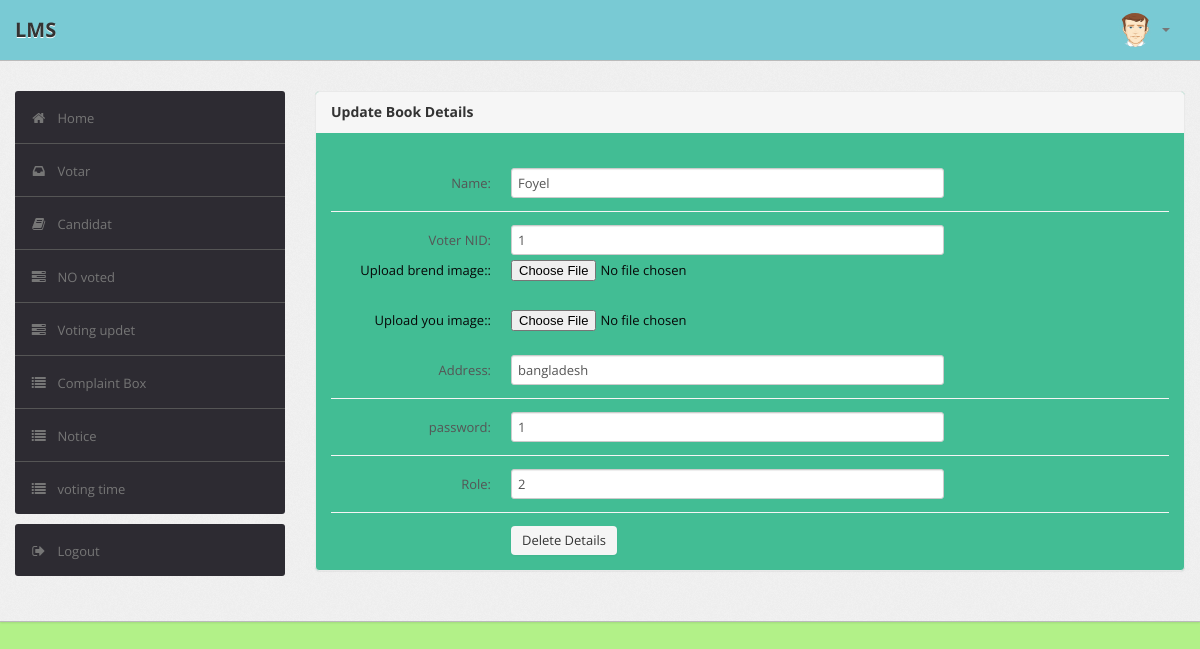
The app's page /admin/edit_voterdetails.php?id=1 with its own data.
### tables this page shows
CREATE TABLE `user` (
  `id` int(11) NOT NULL,
  `name` text NOT NULL,
  `mobile` bigint(10) NOT NULL,
  `password` int(11) NOT NULL,
  `address` varchar(255) NOT NULL,
  `photo` varchar(255) NOT NULL,
  `photo2` varchar(255) NOT NULL,
  `status` int(11) NOT NULL,
  `votes` int(11) NOT NULL,
  `role` int(11) NOT NULL
);

### admin/edit_voterdetails.php (the view, shortened to what this page needs)
<?php
$connect = mysqli_connect("localhost", "root", "", "online-vs");
?>
<!DOCTYPE html>
<html lang="en">
    <head>
        <link type="text/css" href="bootstrap/css/bootstrap.min.css" rel="stylesheet">
        <link type="text/css" href="bootstrap/css/bootstrap-responsive.min.css" rel="stylesheet">
        <link type="text/css" href="css/theme.css" rel="stylesheet">
        <link type="text/css" href="images/icons/css/font-awesome.css" rel="stylesheet">
    </head>
    <body>
        <div class="navbar navbar-fixed-top">
            <div class="navbar-inner">
                <div class="container">
                        <a class="brand" href="index.php">LMS </a>
                    <div class="nav-collapse collapse navbar-inverse-collapse">
                        <ul class="nav pull-right">
                            <li class="nav-user dropdown"><a href="#" class="dropdown-toggle" data-toggle="dropdown">
                                <img src="images/user.png" class="nav-avatar" />
                                <b class="caret"></b></a>
                            </li>
                        </ul>
                    </div>
                </div>
            </div>
        </div>
        <div class="wrapper">
            <div class="container">
                <div class="row">
                    <div class="span3">
                        <div class="sidebar">
                        <ul class="widget widget-menu unstyled">
                                <li class="active"><a href="index.php"><i class="menu-icon icon-home"></i>Home
                                </a></li>
                                 <li><a href="votar.php"><i class="menu-icon icon-inbox"></i>Votar</a>
                                </li>
                                <li><a href="candidat.php"><i class="menu-icon icon-book"></i>Candidat </a></li>
                                <li><a href="novot.php"><i class="menu-icon icon-tasks"></i>NO voted </a></li>
                                <li><a href="candited.php"><i class="menu-icon icon-tasks"></i>Voting updet </a></li>
                                <li><a href="combox.php"><i class="menu-icon icon-list"></i>Complaint Box </a></li>
                                <li><a href="notice.php"><i class="menu-icon icon-list"></i>Notice </a></li>
                                <li><a href="timedate.php"><i class="menu-icon icon-list"></i>voting time </a></li>
                            </ul>
                            <ul class="widget widget-menu unstyled">
                                <li><a href="logout.php"><i class="menu-icon icon-signout"></i>Logout </a></li>
                            </ul>
                        </div>
                    </div>
                    <div class="span9">
                        <div class="module">
                            <div class="module-head">
                                <h3>Update Book Details</h3>
                            </div>
                            <div class="module-body">
                                <?php
                                    $vnid = $_GET['id'];
                                    $sql = "select * from user where mobile='$vnid'";
                                    $result=$connect->query($sql);
                                    $row=$result->fetch_assoc();
                                    $name=$row['name'];
                                    $vnid=$row['mobile'];
                                    $year=$row['address'];
                                    $photo=$row['photo'];
                                    $photo2=$row['photo2'];
                                    $role=$row['role'];
                                    $pass=$row['password'];
                                ?>
                                    <br >
                                    <form class="form-horizontal row-fluid" action="edit_voterdetails.php?id=<?php echo $vnid ?>" method="post">
                                        <div class="control-group">
                                            <b>
                                            <label class="control-label" for="Title"> Name:</label></b>
                                            <div class="controls">
                                                <input type="text" id="Title" name="Title" value= "<?php echo $name?>" class="span8" required>
                                            </div>
                                        </div>
                                        <div class="control-group">
                                            <b>
                                            <label class="control-label" for="Publisher">Voter NID:</label></b>
                                            <div class="controls">
                                                <input type="text" id="Publisher" name="Publisher" value= "<?php echo $vnid?>" class="span8" required>
                                            </div>
                                        </div>
                                        <label class="control-label" for="Publisher">Upload brend image::</label></b>
                                            <div class="controls">
                                            <input type="file" id="profile" name="image"value= "<?php echo $photo?>">
                                        </div><br>
                                        <label class="control-label" for="Publisher">Upload you image::</label></b>
                                            <div class="controls">
                                          <input type="file" id="profile" name="image2" value= "<?php echo $photo2?>"  >
                                        </div><br>
                                        <div class="control-group">
                                            <b>
                                            <label class="control-label" for="Year">Address:</label></b>
                                            <div class="controls">
                                                <input type="text" id="Year" name="Year" value= "<?php echo $year?>" class="span8" >
                                            </div>
                                        </div>
                                        <div class="control-group">
                                            <b>
                                            <label class="control-label" for="Availability">password:</label></b>
                                            <div class="controls">
                                                <input type="text" id="Availability" name="Availability" value= "<?php echo $pass?>" class="span8" >
                                            </div>
                                        </div>
                                        <div class="control-group">
                                            <b>
                                            <label class="control-label" for="Availability">Role:</label></b>
                                            <div class="controls">
                                                <input type="text" id="Availability" name="Availability" value= "<?php echo $role?>" class="span8" >
                                            </div>
                                        </div>
                                        <div class="control-group">
                                            <div class="controls">
                                                <button type="submit" name="submit"class="btn">Delete Details</button>
                                            </div>
                                        </div>
                                    </form>
                                    </div>
                                    </div>
                    </div>
                </div>
            </div>
        </div>
</body>
</html>

### admin/css/theme.css (style rules this page uses)
body { font-size: 13px; font-family: 'Open Sans', Arial, sans-serif; background: rgb(178, 241, 136); color: rgb(7, 7, 7) }
h1, h2, h3, h4, h5, h6 { color: #333; margin-top: 0 }
h3 { font-size: 20px }
strong, b { color: #555 }
.wrapper { background: url(../images/bg.png) #eee; border-bottom: 1px solid #bbb; -webkit-box-shadow: 0 1px 2px rgba(0,0,0,0.1); -moz-box-shadow: 0 1px 2px rgba(0,0,0,0.1); box-shadow: 0 1px 2px rgba(0,0,0,0.1); padding: 30px 0 }
form { margin: 0 }
select, textarea, input[type="text"], input[type="password"], input[type="datetime"], input[type="datetime-local"], input[type="date"], input[type="month"], input[type="time"], input[type="week"], input[type="number"], input[type="email"], input[type="url"], input[type="search"], input[type="tel"], input[type="color"], .uneditable-input, label, input, button, select, textarea { -webkit-border-radius: 3px; -moz-border-radius: 3px; border-radius: 3px; font-size: 13px; font-family: 'Open Sans', Tahoma, Arial, sans-serif }
body [class^="icon-"], body [class*=" icon-"] { font-size: 14px; line-height: 25px; height: 20px }
.module { background: #fff; -webkit-border-radius: 3px; -moz-border-radius: 3px; border-radius: 3px; border: 1px solid #ccc; border-bottom-color: #bbb; -webkit-box-shadow: 0 0 1px rgba(0,0,0,0.2); -moz-box-shadow: 0 0 1px rgba(0,0,0,0.2); box-shadow: 0 0 1px rgba(0,0,0,0.2); margin-bottom: 30px }
.form-horizontal .control-group, .form-vertical .control-group { margin-bottom: 0 }
.form-horizontal .control-group+.control-group, .form-vertical .control-group+.control-group { margin-top: 13px; padding-top: 13px; border-top: 1px solid #f5f5f5 }
.navbar { position: static!important; margin: 0!important }
.navbar .navbar-inner { background: rgb(121, 202, 212); border-bottom: 1px solid #bbb; -webkit-box-shadow: 0 1px 2px rgba(0,0,0,0.15); -moz-box-shadow: 0 1px 2px rgba(0,0,0,0.15); box-shadow: 0 1px 2px rgba(0,0,0,0.15) }
.navbar .brand { color: #333; font-weight: bold; font-size: 20px; margin-right: 20px; padding: 20px }
.navbar .nav>li>a { padding: 20px 15px; font-weight: bold; color: #777 }
.nav-user>a { height: 20px }
.nav-avatar { width: 34px; height: 34px; margin: -7px 5px 0 0; -webkit-border-radius: 50%; -moz-border-radius: 50%; border-radius: 50% }
.btn, .btn-box { -webkit-border-radius: 3px; -moz-border-radius: 3px; border-radius: 3px }
.btn { font-size: 13px; font-weight: 600 }
.btn { display: inline-block; margin-bottom: 0; font-weight: 400; text-align: center; vertical-align: middle; cursor: pointer; background-image: none; border: 1px solid transparent; white-space: nowrap; padding: 4px 10px; font-size: 13px; line-height: 1.42857; border-radius: 4px; -webkit-user-select: none; -moz-user-select: none; -ms-user-select: none; user-select: none }
.widget-menu { background: #fff; -webkit-border-radius: 3px; -moz-border-radius: 3px; border-radius: 3px; overflow: hidden }
.widget-menu a { color: #555; display: block; line-height: 20px; padding: 15px; text-decoration: none!important }
.widget-menu .menu-icon { margin-right: 10px; color: #767676; -webkit-transition: all .2s ease-in-out; -moz-transition: all .2s ease-in-out; transition: all .2s ease-in-out; }
.widget-menu>li+li { border-top: 1px solid #555 }
.widget-menu>li>a { background-color: #2d2b32; color: #767676; -webkit-transition: all .2s ease-in-out; -moz-transition: all .2s ease-in-out; transition: all .2s ease-in-out; }
.module { box-shadow: 0 0 3px rgba(0,0,0,.1); border-color: #e9e9e9; margin-bottom: 20px; background-color: rgb(66, 189, 148); border-radius: 4px; -webkit-box-shadow: 0 1px 1px rgba(0,0,0,.05); box-shadow: 0 1px 1px rgba(0,0,0,.05); }
.module-head { color: #767676; background-color: #f6f6f6; border-color: #e9e9e9; padding: 10px 15px; border-bottom: 1px solid transparent; border-top-right-radius: 3px; border-top-left-radius: 3px; }
.module-head h3 { font-size: 14px; line-height: 20px; height: 20px; margin: 0 }
.module-body { padding: 15px }

### records on screen
user: Title "Foyel", Publisher "1", Year "bangladesh", Availability "1", Availability "2"
